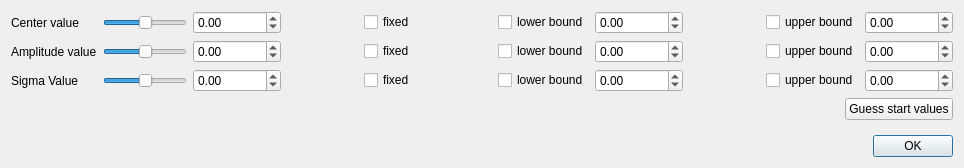
<?xml version="1.0" encoding="UTF-8"?>
<ui version="4.0">
 <class>LorentzianModelParameters</class>
 <widget class="QWidget" name="LorentzianModelParameters">
  <property name="geometry">
   <rect>
    <x>0</x>
    <y>0</y>
    <width>964</width>
    <height>168</height>
   </rect>
  </property>
  <property name="acceptDrops">
   <bool>false</bool>
  </property>
  <property name="windowTitle">
   <string>LorentzianModelParameters</string>
  </property>
  <layout class="QGridLayout" name="gridLayout_2">
   <item row="0" column="0">
    <layout class="QGridLayout" name="gridLayout">
     <item row="0" column="1">
      <layout class="QHBoxLayout" name="horizontalLayout">
       <item>
        <widget class="QSlider" name="centerSlider">
         <property name="maximum">
          <number>50</number>
         </property>
         <property name="value">
          <number>25</number>
         </property>
         <property name="orientation">
          <enum>Qt::Horizontal</enum>
         </property>
        </widget>
       </item>
       <item>
        <widget class="QDoubleSpinBox" name="centerValue">
         <property name="decimals">
          <number>2</number>
         </property>
         <property name="minimum">
          <double>-1000000.000000000000000</double>
         </property>
         <property name="maximum">
          <double>1000000.000000000000000</double>
         </property>
        </widget>
       </item>
       <item>
        <spacer name="horizontalSpacer">
         <property name="orientation">
          <enum>Qt::Horizontal</enum>
         </property>
         <property name="sizeHint" stdset="0">
          <size>
           <width>40</width>
           <height>20</height>
          </size>
         </property>
        </spacer>
       </item>
       <item>
        <widget class="QCheckBox" name="centerFixedCB">
         <property name="text">
          <string>fixed</string>
         </property>
        </widget>
       </item>
       <item>
        <spacer name="horizontalSpacer_2">
         <property name="orientation">
          <enum>Qt::Horizontal</enum>
         </property>
         <property name="sizeHint" stdset="0">
          <size>
           <width>40</width>
           <height>20</height>
          </size>
         </property>
        </spacer>
       </item>
       <item>
        <widget class="QCheckBox" name="useLBCenter">
         <property name="text">
          <string>lower bound</string>
         </property>
        </widget>
       </item>
       <item>
        <widget class="QDoubleSpinBox" name="centerLBValue">
         <property name="decimals">
          <number>2</number>
         </property>
         <property name="minimum">
          <double>-1000000.000000000000000</double>
         </property>
         <property name="maximum">
          <double>1000000.000000000000000</double>
         </property>
        </widget>
       </item>
       <item>
        <spacer name="horizontalSpacer_3">
         <property name="orientation">
          <enum>Qt::Horizontal</enum>
         </property>
         <property name="sizeHint" stdset="0">
          <size>
           <width>40</width>
           <height>20</height>
          </size>
         </property>
        </spacer>
       </item>
       <item>
        <widget class="QCheckBox" name="useUBCenter">
         <property name="text">
          <string>upper bound</string>
         </property>
        </widget>
       </item>
       <item>
        <widget class="QDoubleSpinBox" name="centerUBValue">
         <property name="decimals">
          <number>2</number>
         </property>
         <property name="minimum">
          <double>-1000000.000000000000000</double>
         </property>
         <property name="maximum">
          <double>1000000.000000000000000</double>
         </property>
        </widget>
       </item>
      </layout>
     </item>
     <item row="1" column="1">
      <layout class="QHBoxLayout" name="horizontalLayout_2">
       <item>
        <widget class="QSlider" name="amplitudeSlider">
         <property name="maximum">
          <number>50</number>
         </property>
         <property name="value">
          <number>25</number>
         </property>
         <property name="orientation">
          <enum>Qt::Horizontal</enum>
         </property>
        </widget>
       </item>
       <item>
        <widget class="QDoubleSpinBox" name="amplitudeValue">
         <property name="decimals">
          <number>2</number>
         </property>
         <property name="minimum">
          <double>-1000000.000000000000000</double>
         </property>
         <property name="maximum">
          <double>1000000.000000000000000</double>
         </property>
        </widget>
       </item>
       <item>
        <spacer name="horizontalSpacer_4">
         <property name="orientation">
          <enum>Qt::Horizontal</enum>
         </property>
         <property name="sizeHint" stdset="0">
          <size>
           <width>40</width>
           <height>20</height>
          </size>
         </property>
        </spacer>
       </item>
       <item>
        <widget class="QCheckBox" name="amplitudeFixedCB">
         <property name="text">
          <string>fixed</string>
         </property>
        </widget>
       </item>
       <item>
        <spacer name="horizontalSpacer_5">
         <property name="orientation">
          <enum>Qt::Horizontal</enum>
         </property>
         <property name="sizeHint" stdset="0">
          <size>
           <width>40</width>
           <height>20</height>
          </size>
         </property>
        </spacer>
       </item>
       <item>
        <widget class="QCheckBox" name="useLBAmplitude">
         <property name="text">
          <string>lower bound</string>
         </property>
        </widget>
       </item>
       <item>
        <widget class="QDoubleSpinBox" name="amplitudeLBValue">
         <property name="decimals">
          <number>2</number>
         </property>
         <property name="minimum">
          <double>-1000000.000000000000000</double>
         </property>
         <property name="maximum">
          <double>1000000.000000000000000</double>
         </property>
        </widget>
       </item>
       <item>
        <spacer name="horizontalSpacer_6">
         <property name="orientation">
          <enum>Qt::Horizontal</enum>
         </property>
         <property name="sizeHint" stdset="0">
          <size>
           <width>40</width>
           <height>20</height>
          </size>
         </property>
        </spacer>
       </item>
       <item>
        <widget class="QCheckBox" name="useUBAmplitude">
         <property name="text">
          <string>upper bound</string>
         </property>
        </widget>
       </item>
       <item>
        <widget class="QDoubleSpinBox" name="amplitudeUBValue">
         <property name="decimals">
          <number>2</number>
         </property>
         <property name="minimum">
          <double>-1000000.000000000000000</double>
         </property>
         <property name="maximum">
          <double>1000000.000000000000000</double>
         </property>
        </widget>
       </item>
      </layout>
     </item>
     <item row="2" column="1">
      <layout class="QHBoxLayout" name="horizontalLayout_3">
       <item>
        <widget class="QSlider" name="sigmaSlider">
         <property name="maximum">
          <number>50</number>
         </property>
         <property name="value">
          <number>25</number>
         </property>
         <property name="orientation">
          <enum>Qt::Horizontal</enum>
         </property>
        </widget>
       </item>
       <item>
        <widget class="QDoubleSpinBox" name="sigmaValue">
         <property name="decimals">
          <number>2</number>
         </property>
         <property name="minimum">
          <double>-1000000.000000000000000</double>
         </property>
         <property name="maximum">
          <double>1000000.000000000000000</double>
         </property>
        </widget>
       </item>
       <item>
        <spacer name="horizontalSpacer_7">
         <property name="orientation">
          <enum>Qt::Horizontal</enum>
         </property>
         <property name="sizeHint" stdset="0">
          <size>
           <width>40</width>
           <height>20</height>
          </size>
         </property>
        </spacer>
       </item>
       <item>
        <widget class="QCheckBox" name="sigmaFixedCB">
         <property name="text">
          <string>fixed</string>
         </property>
        </widget>
       </item>
       <item>
        <spacer name="horizontalSpacer_8">
         <property name="orientation">
          <enum>Qt::Horizontal</enum>
         </property>
         <property name="sizeHint" stdset="0">
          <size>
           <width>40</width>
           <height>20</height>
          </size>
         </property>
        </spacer>
       </item>
       <item>
        <widget class="QCheckBox" name="useLBSigma">
         <property name="text">
          <string>lower bound</string>
         </property>
        </widget>
       </item>
       <item>
        <widget class="QDoubleSpinBox" name="sigmaLBValue">
         <property name="decimals">
          <number>2</number>
         </property>
         <property name="minimum">
          <double>-1000000.000000000000000</double>
         </property>
         <property name="maximum">
          <double>1000000.000000000000000</double>
         </property>
        </widget>
       </item>
       <item>
        <spacer name="horizontalSpacer_9">
         <property name="orientation">
          <enum>Qt::Horizontal</enum>
         </property>
         <property name="sizeHint" stdset="0">
          <size>
           <width>40</width>
           <height>20</height>
          </size>
         </property>
        </spacer>
       </item>
       <item>
        <widget class="QCheckBox" name="useUBSigma">
         <property name="text">
          <string>upper bound</string>
         </property>
        </widget>
       </item>
       <item>
        <widget class="QDoubleSpinBox" name="sigmaUBValue">
         <property name="decimals">
          <number>2</number>
         </property>
         <property name="minimum">
          <double>-1000000.000000000000000</double>
         </property>
         <property name="maximum">
          <double>1000000.000000000000000</double>
         </property>
        </widget>
       </item>
      </layout>
     </item>
     <item row="5" column="1">
      <layout class="QHBoxLayout" name="horizontalLayout_5">
       <item>
        <spacer name="horizontalSpacer_11">
         <property name="orientation">
          <enum>Qt::Horizontal</enum>
         </property>
         <property name="sizeHint" stdset="0">
          <size>
           <width>40</width>
           <height>20</height>
          </size>
         </property>
        </spacer>
       </item>
       <item>
        <widget class="QPushButton" name="configDonePushBtn">
         <property name="text">
          <string>OK</string>
         </property>
         <property name="default">
          <bool>true</bool>
         </property>
        </widget>
       </item>
      </layout>
     </item>
     <item row="3" column="1">
      <layout class="QHBoxLayout" name="horizontalLayout_4">
       <item>
        <spacer name="horizontalSpacer_10">
         <property name="orientation">
          <enum>Qt::Horizontal</enum>
         </property>
         <property name="sizeHint" stdset="0">
          <size>
           <width>40</width>
           <height>20</height>
          </size>
         </property>
        </spacer>
       </item>
       <item>
        <widget class="QPushButton" name="guessStartValuesBtn">
         <property name="text">
          <string>Guess start values</string>
         </property>
        </widget>
       </item>
      </layout>
     </item>
     <item row="1" column="0">
      <widget class="QLabel" name="label_2">
       <property name="text">
        <string>Amplitude value</string>
       </property>
      </widget>
     </item>
     <item row="2" column="0">
      <widget class="QLabel" name="label_3">
       <property name="text">
        <string>Sigma Value</string>
       </property>
      </widget>
     </item>
     <item row="0" column="0">
      <widget class="QLabel" name="label">
       <property name="text">
        <string>Center value</string>
       </property>
      </widget>
     </item>
     <item row="4" column="1">
      <spacer name="verticalSpacer">
       <property name="orientation">
        <enum>Qt::Vertical</enum>
       </property>
       <property name="sizeHint" stdset="0">
        <size>
         <width>20</width>
         <height>40</height>
        </size>
       </property>
      </spacer>
     </item>
    </layout>
   </item>
  </layout>
 </widget>
 <resources/>
 <connections/>
</ui>
